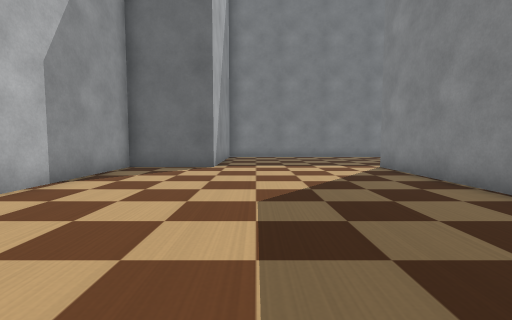
view 1 (above)

22 first-person views from a walk through a Webots world. The camera is 0.22 m above the floor, tilts 4° down and sees 85° across. The floor is counted in squares, 0.25 m on a side. Each view is taken from the middle of a square. On the plan, view 1 faces up. The plan holds only what a view shows up to about 11 squares ahead; the rest is blank. The place goes on beyond the plan. Robots are left out. Webots' stock objects and surfaces are drawn as simple stand-ins.

view 2
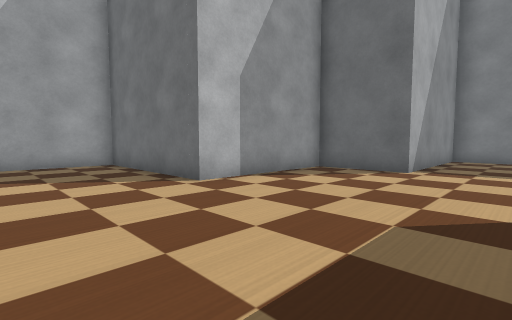

view 3
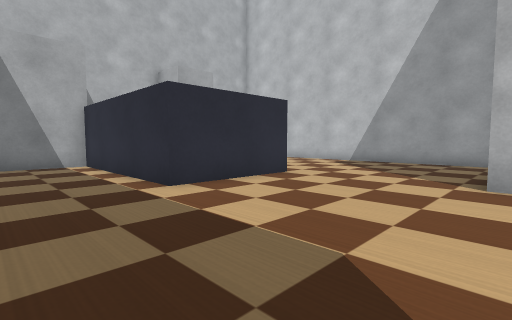

view 4
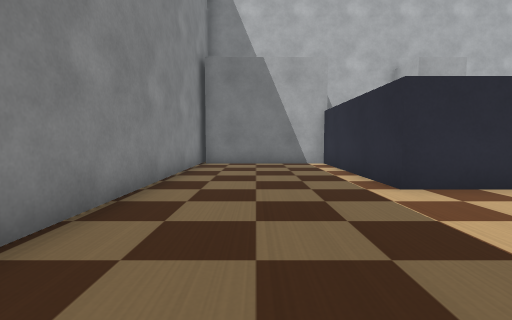

view 5
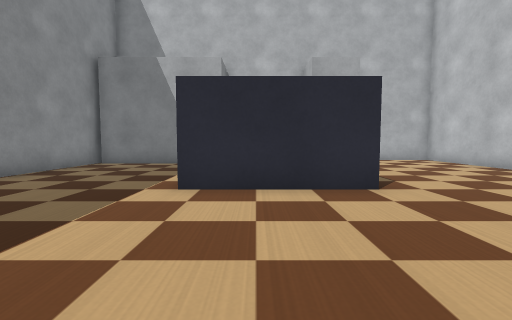

view 6
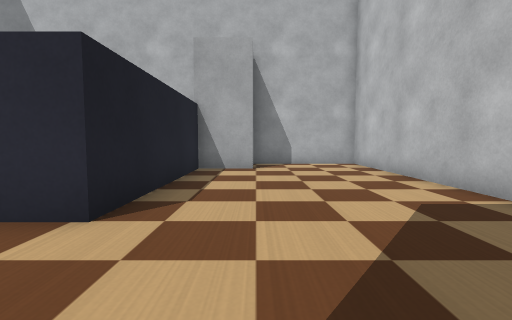

view 7
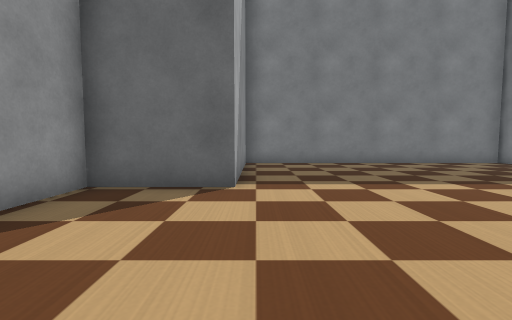

view 8
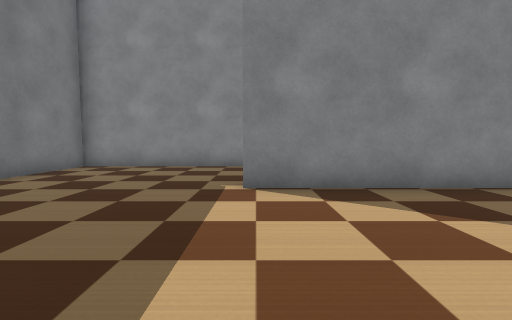

view 9
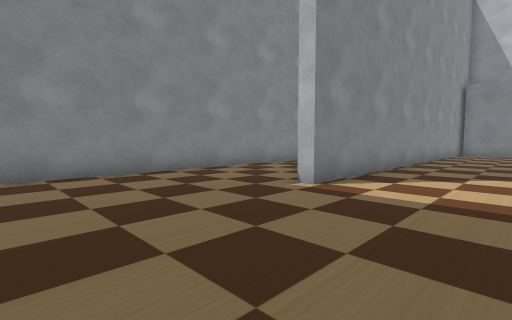

view 10
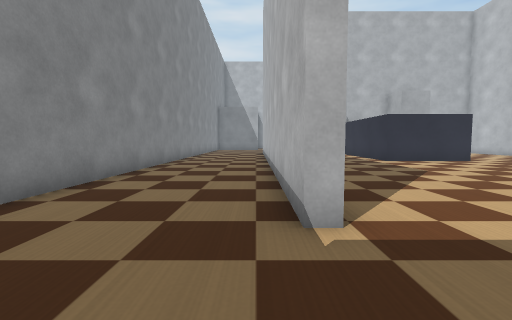

view 11
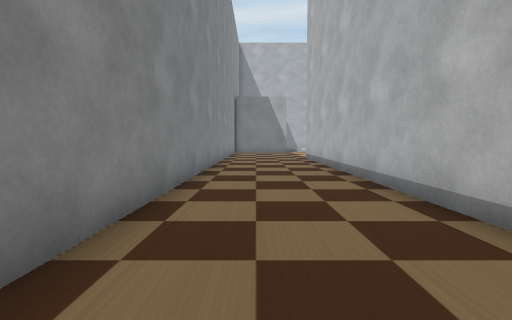

view 12
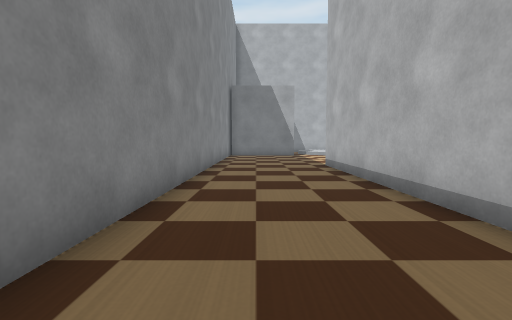

view 13
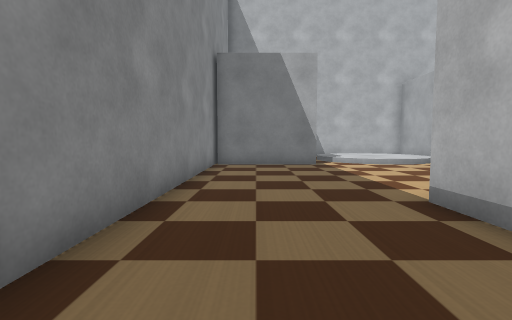

view 14
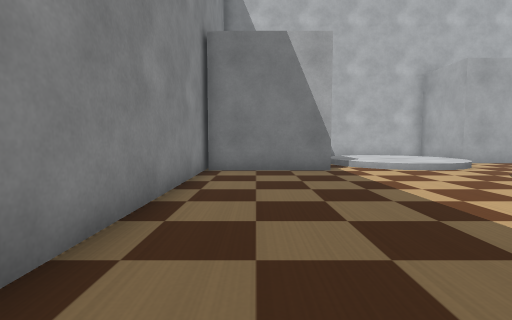

view 15
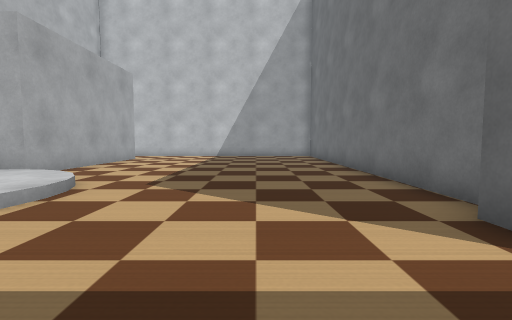

view 16
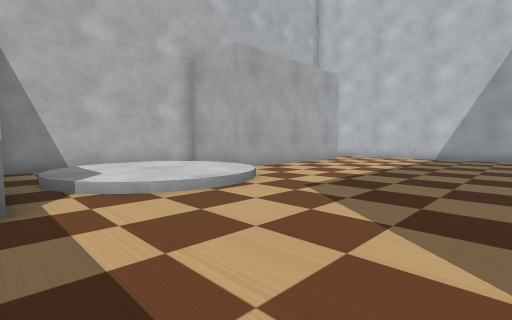

view 17
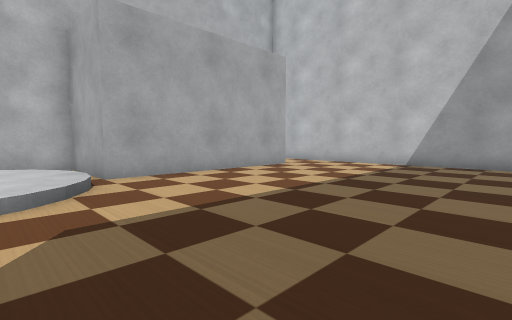

view 18
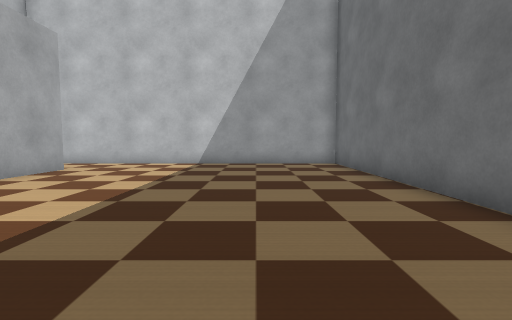

view 19
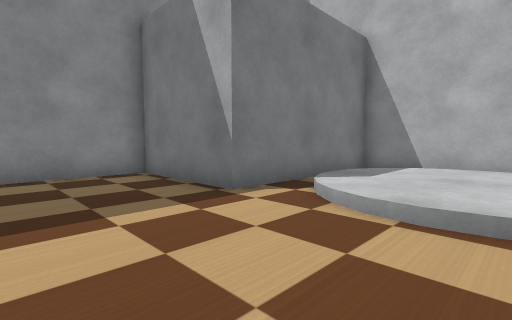

view 20
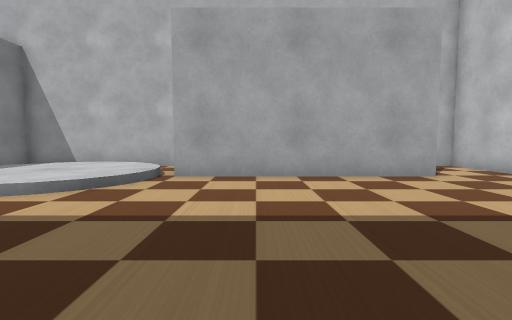

view 21
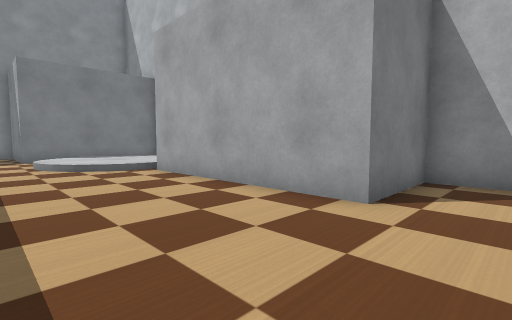

view 22
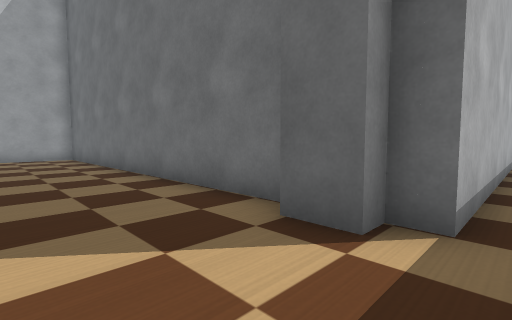

### Floor plan
Key: @ floor where view 1 was taken; # wall or solid block; . main floor; : floor 0.05 m higher than the main floor; / step, stairs or slope; B grey box; L blue box.
Columns run from 10 left of view 1 to 9 right of it. Each row starts with its distance up from view 1.
 15          ###########
 14          B.........#
 13          B.........#
 12          B.........#
 11          B.........#
 10          B.........#
  9       #BB.....##...#
  8       #.......##...#
  7       #.......##...#
  6       #.......##...#
  5     ###.......##...#
  4 ##### ........##...#
  3 #.............##...#
  2 #.............##...#
  1 #.............##...#
  0 #.....LLLL@...##...#
 -1 #.....L  L....##...#
 -2 #.....L  L....##...#
 -3 #.....L  L....##...#
 -4 #.....L  L....##...#
 -5 #.....L  L....##...#
 -6 #...BBB  BB BB##...#
 -7 #...B       BB##...#
 -8 #############B##...#
 -9 #..................#
-10 #..................#
-11 #..................#
-12 #..................#
-13 #..................#
-14 #.........../..BBBB#
-15 #........./:::.B   #
-16 #.........::::/B
-17 #..BBBBBBB::::/B
-18 #..B     B/:::/B
-19 #..B     B.///.B
-20 ####     #######

Where each view was taken, in squares from view 1:
view 1: 0 up, 0 right, facing up
view 2: 1 up, 1 right, facing up-left
view 3: 5 up, 2 right, facing down-left
view 4: 5 up, 2 right, facing down
view 5: 5 up, 2 left, facing down
view 6: 3 up, 6 left, facing down
view 7: 4 up, 1 left, facing up
view 8: 9 up, 1 left, facing right
view 9: 14 up, 1 right, facing down-right
view 10: 12 up, 5 right, facing down
view 11: 6 up, 7 right, facing down
view 12: 2 up, 7 right, facing down
view 13: 4 down, 7 right, facing down
view 14: 6 down, 7 right, facing down
view 15: 11 down, 6 right, facing left
view 16: 10 down, 5 right, facing down-left
view 17: 10 down, 1 right, facing down-left
view 18: 11 down, 1 right, facing left
view 19: 11 down, 1 right, facing down-right
view 20: 10 down, 3 left, facing down
view 21: 13 down, 9 left, facing down-right
view 22: 11 down, 5 right, facing up-left
